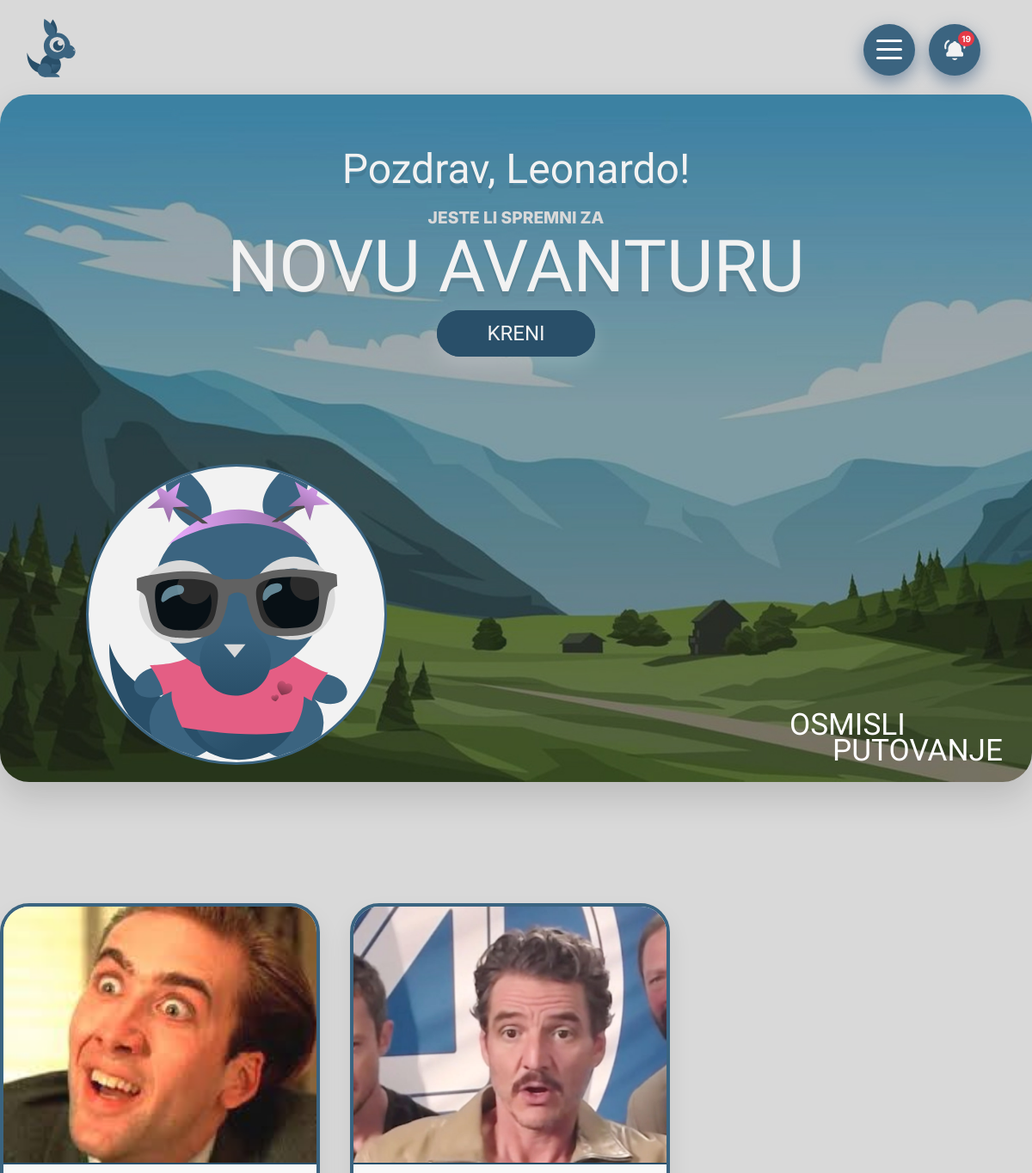
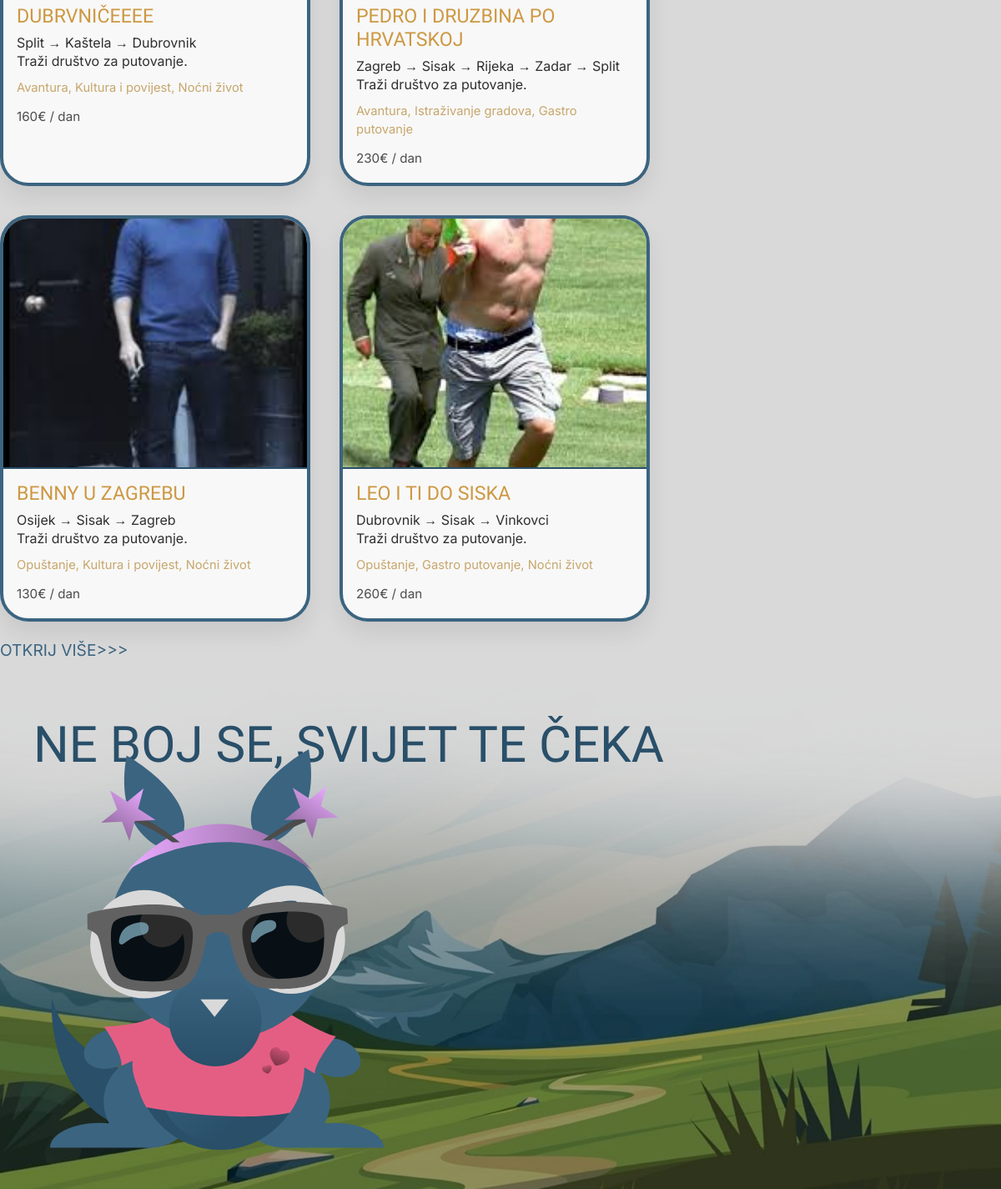
Page /dashboard.php (signed in) on the committed database (2 pictures, top to bottom).
### tables this page shows
CREATE TABLE `adventures` (
  `id` int(10) UNSIGNED NOT NULL,
  `user_id` int(10) UNSIGNED NOT NULL,
  `naziv` varchar(150) NOT NULL DEFAULT 'Moja avantura',
  `trip_type` varchar(100) DEFAULT NULL,
  `travel_with` varchar(100) DEFAULT NULL,
  `budget_type` varchar(50) DEFAULT NULL,
  `budget_per_day` int(11) DEFAULT NULL,
  `destination` varchar(150) DEFAULT NULL,
  `daily_plan` text DEFAULT NULL,
  `transport_mode` varchar(100) DEFAULT NULL,
  `transport_priority` varchar(100) DEFAULT NULL,
  `accommodation_type` varchar(100) DEFAULT NULL,
  `stars` tinyint(4) DEFAULT NULL,
  `accommodation_location` varchar(100) DEFAULT NULL,
  `host_languages` varchar(150) DEFAULT NULL,
  `created_at` timestamp NOT NULL DEFAULT current_timestamp(),
  `updated_at` timestamp NOT NULL DEFAULT current_timestamp() ON UPDATE current_timestamp(),
  `adventure_image` varchar(255) DEFAULT NULL,
  `status` enum('active','completed','cancelled') DEFAULT 'active',
  `distance_km` int(11) DEFAULT 0
);

### notifications_helper.php (called while the page is built, shortened)
<?php
function get_unread_count(PDO $pdo, int $user_id): int
{
    $stmt = $pdo->prepare("
        SELECT COUNT(*) FROM notifications
        WHERE user_id = ? AND is_read = 0
    ");
    $stmt->execute([$user_id]);
    return (int) $stmt->fetchColumn();
}

### dashboard.php (the view, shortened to what this page needs)
<?php
require_once 'auth_helpers.php';
$user_id = $_SESSION['user_id'];
$stmt = $pdo->prepare("
    SELECT a.*
    FROM adventures a
    INNER JOIN adventure_tags t
        ON a.id = t.adventure_id
    WHERE t.tag_type = 'travel_buddy_open'
    AND t.tag_value = '1'
    AND a.status = 'active'
    ORDER BY a.id DESC
    LIMIT 4
");
$stmt->execute();
$buddyTrips = $stmt->fetchAll(PDO::FETCH_ASSOC);
$hasBuddyTrips = count($buddyTrips) > 0;
require_once 'mascot_helper.php';
$mascot  = get_user_mascot($pdo, $user_id);
$catalog = get_items_catalog();
?>
<!DOCTYPE html>
<html lang="en">
<head>
    <link rel="stylesheet" href="css/main.css" type="text/css">
    <link rel="stylesheet" href="css/hamburger.css" type="text/css">
    <link href="https://cdn.jsdelivr.net/npm/bootstrap@5.3.8/dist/css/bootstrap.min.css" rel="stylesheet">
</head>
<body class="homepage-body">
   <?php include 'nav.php'; ?>
    <section class="hero-home reveal-up">
        <div class="hero-content-home">
            <h1 class="hero-hello">Pozdrav, <?= htmlspecialchars($_SESSION['user_name'] ?? 'korisniče') ?>!</h1>
            <p class="hero-subtitle-home">JESTE LI SPREMNI ZA</p>
            <h1 class="hero-title-home">NOVU AVANTURU</h1>
            <a href="create-adventure.php" class="hero-btn-home transition-link" id="heroStartBtn">KRENI</a>
        </div>
        <div class="hero-mascot-placeholder">
            <?= render_mascot_svg($mascot, $catalog, '110%') ?>
        </div>
        <div class="hero-side-text"><a>OSMISLI</a><br>PUTOVANJE</div>
    </section>
    <section class="home-main-grid">
        <div class="home-left">
           <div class="travel-cards-grid">
                <?php if ($hasBuddyTrips): ?>
                    <?php foreach ($buddyTrips as $trip): ?>
                        <a href="adventure-details.php?id=<?= (int)$trip['id'] ?>" class="travel-card">
                            <?php if (!empty($trip['adventure_image'])): ?>
                                <img class="travel-card-img" src="<?= htmlspecialchars($trip['adventure_image']) ?>" alt="">
                            <?php else: ?>
                                <div class="travel-card-img placeholder-img">IMG</div>
                            <?php endif; ?>
                            <div class="travel-card-body">
                                <h3><?= htmlspecialchars($trip['naziv']) ?></h3>
                                <p>
                                    <?= htmlspecialchars($trip['destination']) ?><br>
                                    Traži društvo za putovanje.
                                </p>
                                <div class="travel-card-tags">
                                    <?= htmlspecialchars($trip['trip_type'] ?? '') ?>
                                </div>
                                <div class="travel-card-footer">
                                    <?= htmlspecialchars($trip['budget_per_day'] ?? '') ?>€ / dan
                                </div>
                            </div>
                        </a>
                    <?php endforeach; ?>
                <?php endif; ?>
            </div>
            <a href="putovanja.php" class="discover-more-link transition-link">OTKRIJ VIŠE>>></a>
        </div>
        <aside class="home-right">
        </aside>
    </section>
    <section class="bottom-banner-home reveal-righ">
        <div class="bottom-banner-bg"></div>
        <h2>NE BOJ SE, SVIJET TE ČEKA</h2>
        <div class="bottom-banner-mascot">
            <?= render_mascot_svg($mascot, $catalog) ?>
        </div>
    </section>
</body>
</html>

### nav.php (shortened to what this page needs)
<?php
require_once 'notifications_helper.php';
$notif_count = isset($user_id) ? get_unread_count($pdo, $user_id) : 0;
?>
    <div class="roo-menu">
        <div class="roo-hamburger" id="rooHamburger">
            <span></span>
            <span></span>
            <span></span>
        </div>
        <div class="roo-notif" id="rooNotif">
            <a href="notifications.php" class="notif-bell transition-link" id="notifBell">
                <img src="media/svg/notif-bell.svg" alt="Notifikacije">
                <?php if ($notif_count > 0): ?>
                    <span class="notif-badge"><?= $notif_count > 99 ? '99+' : $notif_count ?></span>
                <?php endif; ?>
            </a>
        </div>
    </div>
    <header class="home-topbar">
        <a href="#"><img src="media/svg/LOGO.svg" class="logo" alt=""></a>
    </header>

### mascot_helper.php (shortened to what this page needs)
<?php
function get_user_mascot(PDO $pdo, int $user_id): array
{
    $stmt = $pdo->prepare("SELECT * FROM user_mascot WHERE user_id = ?");
    $stmt->execute([$user_id]);
    $mascot = $stmt->fetch(PDO::FETCH_ASSOC);
    return $mascot ?: ['hat' => null, 'shirt' => null, 'hand_item' => null, 'unlocked_items' => '[]', 'emotion' => 'roo'];
}
function render_mascot_svg(array $mascot, array $catalog, string $size = '100%'): string
{
    $all_items = array_merge(
        $catalog['hats'],
        $catalog['shirts'],
        $catalog['hand_items']
    );
    $emotion = htmlspecialchars($mascot['emotion'] ?? 'roo');
    $layers = '';
    foreach (['shirt' => null, 'hat' => null, 'hand_item' => null] as $slot => $_) {
        $equipped = $mascot[$slot] ?? null;
        $item = array_values(array_filter($all_items, fn($i) => $i['id'] === $equipped))[0] ?? null;
        $layers .= '<image href="media/svg/mascot/' . htmlspecialchars($item['file']) . '" x="0" y="0" width="127" height="161"/>';
    }
    return '
        <svg viewBox="0 0 127 161" xmlns="http://www.w3.org/2000/svg" style="width:' . $size . ';height:' . $size . ';">
            <image href="media/svg/' . $emotion . '.svg" x="0" y="0" width="127" height="161"/>
            ' . $layers . '
        </svg>
    ';
}

### css/hamburger.css (style rules this page uses)
.roo-menu { position: fixed; top: 27.5px; right: 5%; z-index: 999; display: flex; }
.roo-notif { margin-left: 1rem; }
.roo-hamburger, .roo-notif { width: 60px; height: 60px; background: var(--plava); border-radius: 50%; display: flex; flex-direction: column; justify-content: center; align-items: center; cursor: pointer; box-shadow: 0 8px 20px hsla(210, 36%, 37%, 0.6); transition: all 0.3s ease; }
.roo-hamburger span { width: 30px; height: 3px; background: white; margin: 3.5px 0; border-radius: 3px; transition: all 0.3s ease; }

### rows in the picture
adventures: adventure_image (picture), naziv "DUBRVNIČEEEE", destination "Split → Kaštela → Dubrovnik", trip_type "Avantura, Kultura i povijest, Noćni život", budget_per_day "160"
adventures: adventure_image (picture), naziv "PEDRO I DRUZBINA PO HRVATSKOJ", destination "Zagreb → Sisak → Rijeka → Zadar → Split", trip_type "Avantura, Istraživanje gradova, Gastro putovanje", budget_per_day "230"
adventures: adventure_image (picture), naziv "BENNY U ZAGREBU", destination "Osijek → Sisak → Zagreb", trip_type "Opuštanje, Kultura i povijest, Noćni život", budget_per_day "130"
adventures: adventure_image (picture), naziv "LEO I TI DO SISKA", destination "Dubrovnik → Sisak → Vinkovci", trip_type "Opuštanje, Gastro putovanje, Noćni život", budget_per_day "260"

### other values in the picture
$notif_count "19"
$_SESSION['user_name'] "Leonardo"
